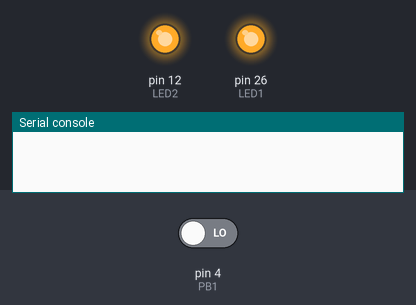
The program below on a simulated MicroPython board. Shown: output pins drawn as LEDs (lit = HIGH), the last lines printed to the serial console. The inputs (shaded band) are chosen by the test bench; at power-on: pin 4 (PB1) LOW.

Above: at 1.2 s.
1.3 s: pin 4 (PB1) driven HIGH
2.8 s: pin 4 (PB1) driven LOW
At 3.9 s:
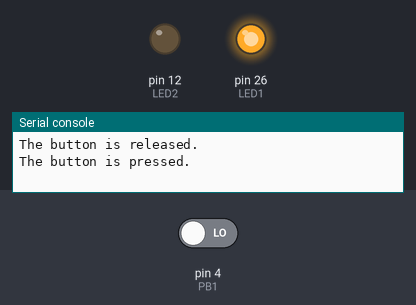
Timing chart, 0 to 5.8 s (numbered marks = the images above; inputs shaded):
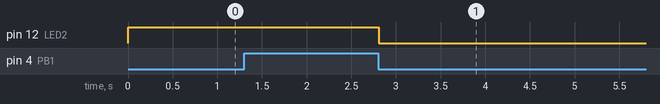

The program:

6.1_PB_Debounce_Solution.py
```python
from machine import Pin
from time import sleep

PB1=Pin(4,Pin.IN) # Instantiate Pin object
LED1=Pin(26,Pin.OUT) # Instantiate RED LED
LED1.value(1) # Light RED LED, purely to show the program is running
LED2=Pin(12,Pin.OUT) # Instantiate Yellow LED
LED2.value(1) # Disable Yellow LED

while True:
    # Call value() method of Pin object
    # Save the result in a variable
    first=PB1.value()
    sleep(0.01)
    second=PB1.value()
    # If button switches from unpressed (1) to pressed (0)
    if first==1 and second==0:
        print("The button is pressed.")
        LED2.value(not LED2.value())
        # This block of code runs when the button is pressed

    # If the button switches fromw pressed (0) to unpressed (1)
    if first==0 and second==1:
        print("The button is released.")
```

Measured:
- after the input at 2.8 s, pin 12 (LED2): HIGH → LOW at once
